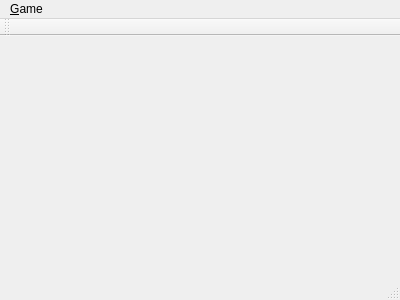
<?xml version="1.0" encoding="UTF-8"?>
<ui version="4.0">
 <class>DeneraHummel</class>
 <widget class="QMainWindow" name="DeneraHummel">
  <property name="geometry">
   <rect>
    <x>0</x>
    <y>0</y>
    <width>400</width>
    <height>300</height>
   </rect>
  </property>
  <property name="windowTitle">
   <string>Denera Hummel</string>
  </property>
  <widget class="QWidget" name="centralWidget"/>
  <widget class="QMenuBar" name="menuBar">
   <property name="geometry">
    <rect>
     <x>0</x>
     <y>0</y>
     <width>400</width>
     <height>30</height>
    </rect>
   </property>
   <widget class="QMenu" name="menuGame">
    <property name="title">
     <string>&amp;Game</string>
    </property>
    <addaction name="actionNew"/>
    <addaction name="actionClose"/>
    <addaction name="actionLoad"/>
   </widget>
   <addaction name="menuGame"/>
  </widget>
  <widget class="QToolBar" name="mainToolBar">
   <attribute name="toolBarArea">
    <enum>TopToolBarArea</enum>
   </attribute>
   <attribute name="toolBarBreak">
    <bool>false</bool>
   </attribute>
  </widget>
  <widget class="QStatusBar" name="statusBar"/>
  <action name="actionNew">
   <property name="text">
    <string>New</string>
   </property>
  </action>
  <action name="actionClose">
   <property name="text">
    <string>Close</string>
   </property>
  </action>
  <action name="actionLoad">
   <property name="text">
    <string>Load</string>
   </property>
  </action>
 </widget>
 <layoutdefault spacing="6" margin="11"/>
 <resources/>
 <connections/>
</ui>
